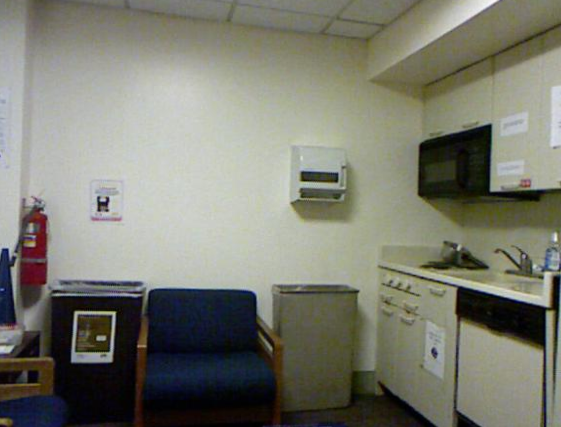
#> input picture cv_ex05_03/0001_rgb.png, 561 x 427 px, found by its file name
$ python main.py
#> lines starting #> are read from the running program, lines starting #| are printed output that depends on the picture
# Group: Emilio Brambilla, Lasse Haffke, Moritz Lahann

from skimage.segmentation import slic, mark_boundaries
from skimage.io import imread
import numpy as np

import matplotlib.pyplot as plt


def slic_visualize(image, n=100, c=10.0):
    superpixels = slic(input_image, n_segments=n, compactness=c)

    plt.imshow(mark_boundaries(input_image, superpixels))
    plt.title(f"SLIC with {n} labels, compactness = {c}")
    plt.show()

    return superpixels


def undersegmentation(ground_truth, superpixels, label):
    # Get the labels in the SLIC image that overlap with the current ground truth label
    overlapping_superpixels = superpixels[ground_truth == label]
    superpixel_labels = np.unique(overlapping_superpixels)

    # Count the number of pixels in the SLIC image that are labeled with an overlapping label from above
    superpixel_area = len(superpixels[np.isin(superpixels, superpixel_labels)])

    # Count the number of pixels in the ground truth with the current label
    ground_truth_area = len(ground_truth[ground_truth == label])

    # Calculate undersegmentation error
    return (superpixel_area - ground_truth_area) / ground_truth_area


if __name__ == "__main__":
    # Read and visualize ground truth and input images
    input_image = imread("cv_ex05_03/0001_rgb.png")
#> input_image is the input picture: shape (427, 561, 3); mean R, G, B 123.3, 123.9, 112.3
    ground_truth = imread("cv_ex05_03/0001_label.png")
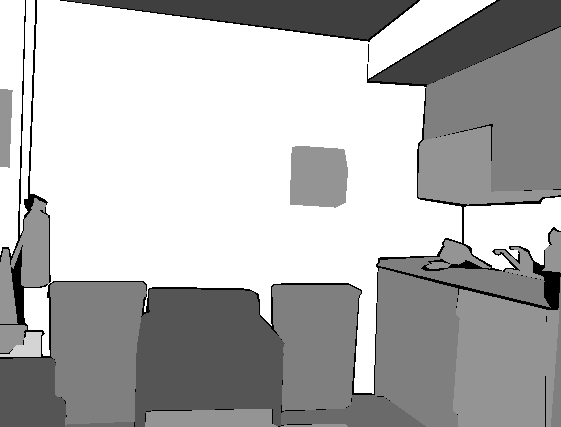
#> input picture cv_ex05_03/0001_label.png, 561 x 427 px, found by its file name
#> ground_truth is the input picture: shape (427, 561); min 0, max 12, mean 8.45

    plt.imshow(input_image)
    plt.title("Input image")
    plt.show()

    plt.imshow(ground_truth)
    plt.title("Ground truth segments")
    plt.show()

    # Run SLIC with skimage default parameters (n=100, c=10.0)
    slic_visualize(input_image)
#> in slic_visualize, `superpixels = slic(input_image, n_segments=n, compactness=c)`: superpixels: shape (427, 561) int64; 82 distinct labels, from 1 to 82

    # Increase number of superpixels
    # Number of superpixels is increased to capture smaller details in the image
    # (e.g. the tap in the sink)
    slic_visualize(input_image, 250, 10.0)
#> in slic_visualize (call 2), `superpixels = slic(input_image, n_segments=n, compactness=c)`: superpixels: shape (427, 561) int64; 211 distinct labels, from 1 to 211

    # Lowering compactness would lead to severe undersegmentation in some areas
    slic_visualize(input_image, 250, 1.0)
#> call 3 of slic_visualize, with n = 250, c = 1
#> in slic_visualize (call 3), `superpixels = slic(input_image, n_segments=n, compactness=c)`:
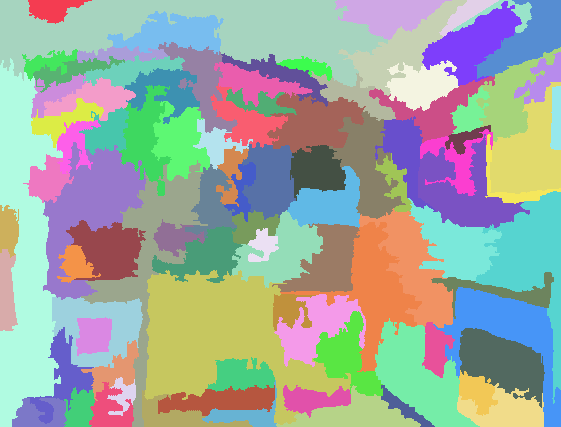
#> superpixels: shape (427, 561) int64; 94 distinct labels, from 1 to 94; one colour per label, 0 black

    # While increasing compactness leads to loss of detail as clusters become too square
    # Particularly visible in the top right ceiling area
    slic_visualize(input_image, 250, 50.0)
#> call 4 of slic_visualize, with n = 250, c = 50
#> in slic_visualize (call 4), `superpixels = slic(input_image, n_segments=n, compactness=c)`:
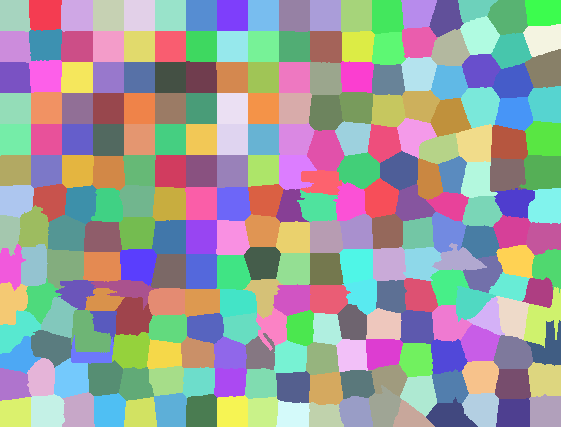
#> superpixels: shape (427, 561) int64; 251 distinct labels, from 1 to 251; one colour per label, 0 black

    # We stick with n=250, c=10 as our best values
    superpixels = slic_visualize(input_image, 250, 10.0)

    errors = []

    # Get all labels in the ground truth image
    for label in np.unique(ground_truth):

        # Filter out zero (unlabeled)
        if label > 0:

            # Calculate undersegmentation error of label
            error = undersegmentation(ground_truth, superpixels, label)
            print(f"The undersegmentation error of label {label} is {error}.")
            errors.append(error)
#> this loop made 8 passes
#> (label, superpixel_labels in undersegmentation, superpixel_area in undersegmentation, ground_truth_area in undersegmentation, error) on passes 4, 7: (5, [179, 199, 201, 203, 205, 206, 209], 8903, 2960, 2.01), (10, [151, 166], 4254, 591, 6.2)
#> (label, superpixel_area in undersegmentation, ground_truth_area in undersegmentation, error) on passes 2, 3, 5, 6, 8: (3, 28411, 13973, 1.03), (4, 39961, 20632, 0.937), (6, 84291, 50386, 0.673), (7, 70492, 30216, 1.33), (12, 154076, 113669, 0.355)
#| The undersegmentation error of label 3 is 1.0332784656122522.
#| The undersegmentation error of label 4 is 0.9368456766188445.
#| The undersegmentation error of label 5 is 2.0077702702702704.
#| The undersegmentation error of label 6 is 0.6729051720716072.
#| The undersegmentation error of label 7 is 1.3329361927455652.
#| The undersegmentation error of label 10 is 6.197969543147208.
#| The undersegmentation error of label 12 is 0.3554795062857947.
#> after the loop, errors = [1.03, 0.937, 2.01, 0.673, 1.33, 6.2, 0.355]

    # Calculate average error over all labels in ground truth
    print(f"The average undersegmentation error is {np.mean(errors)}.")
#| The average undersegmentation error is 1.7910264038216488.

    # Increase the number of superpixels
    superpixels = slic_visualize(input_image, 500, 10.0)
#> in slic_visualize (call 6), `superpixels = slic(input_image, n_segments=n, compactness=c)`:
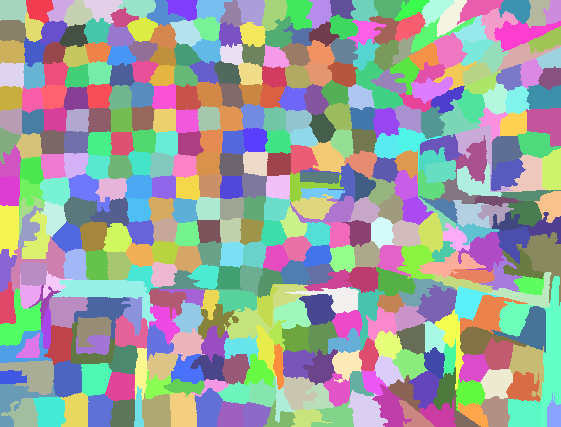
#> superpixels: shape (427, 561) int64; 428 distinct labels, from 1 to 428; one colour per label, 0 black
#> in slic_visualize (call 6), `plt.show()`:
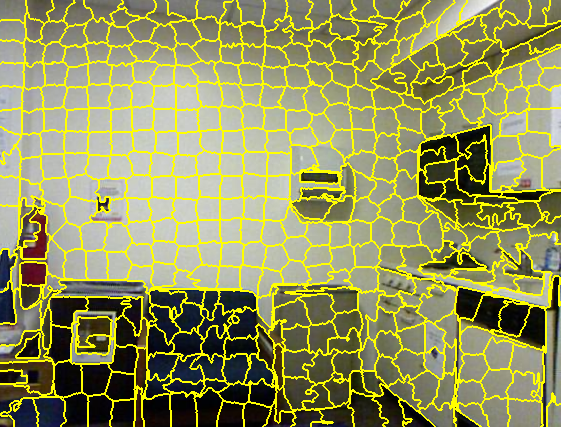
#> shown: shape (427, 561, 3) float64; mean R, G, B 0.58, 0.582, 0.364

    # Calculate average undersegmentation error
    for label in np.unique(ground_truth):
        if label > 0:
            error = undersegmentation(ground_truth, superpixels, label)
            errors.append(error)
#> this loop made 8 passes
#> (label, superpixel_labels in undersegmentation, superpixel_area in undersegmentation, ground_truth_area in undersegmentation, error) on passes 4, 7: (5, [391, 399, 406, 409, 411, 415, 419, 421, 422, 424, 428], 6516, 2960, 1.2), (10, [359, 361], 1081, 591, 0.829)
#> (label, superpixel_area in undersegmentation, ground_truth_area in undersegmentation, error) on passes 2, 3, 5, 6, 8: (3, 22566, 13973, 0.615), (4, 32711, 20632, 0.585), (6, 74682, 50386, 0.482), (7, 54078, 30216, 0.79), (12, 140495, 113669, 0.236)
#> after the loop, errors = [1.03, 0.937, 2.01, 0.673, 1.33, 6.2, 0.355, 0.615, 0.585, 1.2, 0.482, 0.79, 0.829, 0.236]

    print(
        f"The average undersegmentation error for 500 superpixels is {np.mean(errors)}."
    )
#| The average undersegmentation error for 500 superpixels is 1.233998101857658.

    # Decrease the number of superpixels
    superpixels = slic_visualize(input_image, 50, 10.0)
#> in slic_visualize (call 7), `superpixels = slic(input_image, n_segments=n, compactness=c)`:
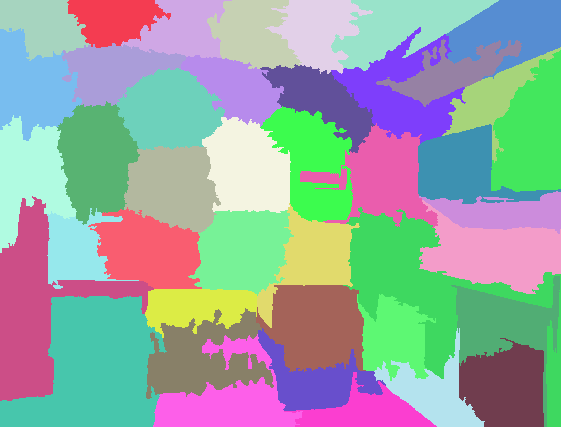
#> superpixels: shape (427, 561) int64; 42 distinct labels, from 1 to 42; one colour per label, 0 black
#> in slic_visualize (call 7), `plt.show()`:
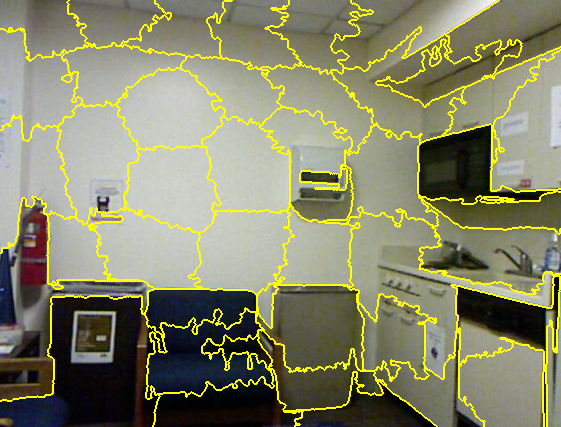
#> shown: shape (427, 561, 3) float64; mean R, G, B 0.525, 0.527, 0.406

    # Calculate average undersegmentation error
    for label in np.unique(ground_truth):
        if label > 0:
            error = undersegmentation(ground_truth, superpixels, label)
            errors.append(error)
#> this loop made 8 passes
#> (label, superpixel_labels in undersegmentation, superpixel_area in undersegmentation, ground_truth_area in undersegmentation, error) on passes 2, 3, 4, 7: (3, [1, 2, 3, 4, 5, 6, 7, 8, 10], 40538, 13973, 1.9), (4, [25, 27, 33, 34, 36, 37, 38, 40], 57480, 20632, 1.79), (5, [36, 40, 42], 24037, 2960, 7.12), (10, [25], 10614, 591, 16.96)
#> (label, superpixel_area in undersegmentation, ground_truth_area in undersegmentation, error) on passes 5, 6, 8: (6, 118776, 50386, 1.36), (7, 124796, 30216, 3.13), (12, 186275, 113669, 0.639)
#> after the loop, errors = [1.03, 0.937, 2.01, 0.673, 1.33, 6.2, 0.355, 0.615, 0.585, 1.2, 0.482, 0.79, 0.829, 0.236, 1.9, 1.79, 7.12, 1.36, 3.13, 16.96, 0.639]

    print(
        f"The average undersegmentation error for 50 superpixels is {np.mean(errors)}."
    )
#| The average undersegmentation error for 50 superpixels is 2.3890144307738908.

    # The average undersegmentation error is lower for higher numbers of superpixels in SLIC (and vice versa).
    # Intuitively, this is because with much smaller superpixels, there is less area that can be outside of the
    # ground truth segment for each superpixel. For example, a superpixel with an area of 20 pixels can produce
    # a much higher undersegmentation error if only slightly overlapping the ground truth segment, compared to a
    # superpixel with an area of 8 pixels.
    # The relative size of superpixels to ground truth segments is especially impactful because of this.
